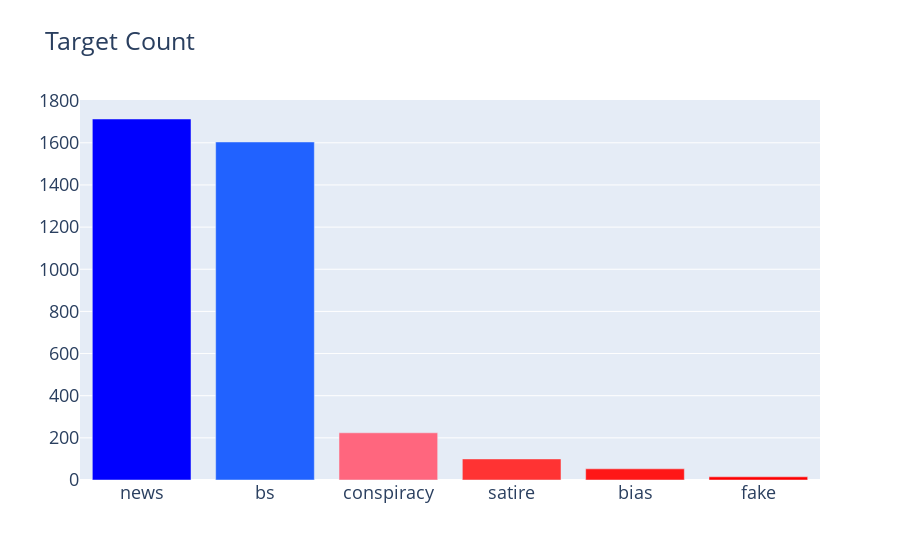
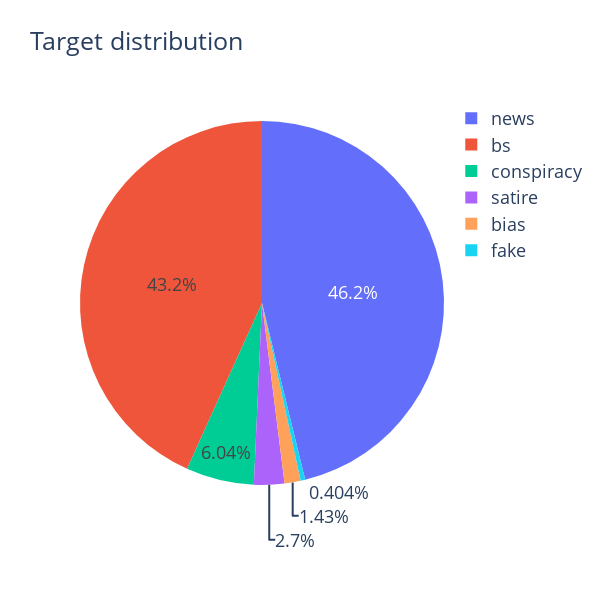

Source (notebook cell) for these figures, in order:
### Code cell
#plotly fix
configure_plotly_browser_state()

## target count ##
cnt_srs = df['type'].value_counts()
trace = go.Bar(
    x=cnt_srs.index,
    y=cnt_srs.values,
    marker=dict(
        color=cnt_srs.values,
        colorscale = 'Picnic',
        reversescale = True
    ),
)

layout = go.Layout(
    title='Target Count',
    font=dict(size=18)
)

data = [trace]
fig = go.Figure(data=data, layout=layout)
py.iplot(fig, filename="TargetCount")

## target distribution ##
labels = (np.array(cnt_srs.index))
sizes = (np.array((cnt_srs / cnt_srs.sum())*100))

trace = go.Pie(labels=labels, values=sizes)
layout = go.Layout(
    title='Target distribution',
    font=dict(size=18),
    width=600,
    height=600,
)
data = [trace]
fig = go.Figure(data=data, layout=layout)
py.iplot(fig, filename="usertype")

### Figure 1 — Plotly figure (JSON) as saved in the notebook; plotly's stock layout.template omitted (floating-point values rounded to 4 significant figures)
{"data": [{"marker": {"color": [1713, 1604, 224, 100, 53, 15], "reversescale": true, "colorscale": [[0, "rgb(0,0,255)"], [0.1, "rgb(51,153,255)"], [0.2, "rgb(102,204,255)"], [0.3, "rgb(153,204,255)"], [0.4, "rgb(204,204,255)"], [0.5, "rgb(255,255,255)"], [0.6, "rgb(255,204,255)"], [0.7, "rgb(255,153,255)"], [0.8, "rgb(255,102,204)"], [0.9, "rgb(255,102,102)"], [1, "rgb(255,0,0)"]]}, "x": ["news", "bs", "conspiracy", "satire", "bias", "fake"], "type": "bar", "y": [1713, 1604, 224, 100, 53, 15]}], "layout": {"font": {"size": 18}, "title": {"text": "Target Count"}}}

### Figure 2 — Plotly figure (JSON) as saved in the notebook; plotly's stock layout.template omitted (floating-point values rounded to 4 significant figures)
{"data": [{"values": [46.18, 43.25, 6.039, 2.696, 1.429, 0.4044], "labels": ["news", "bs", "conspiracy", "satire", "bias", "fake"], "type": "pie"}], "layout": {"title": {"text": "Target distribution"}, "font": {"size": 18}, "width": 600, "height": 600}}
